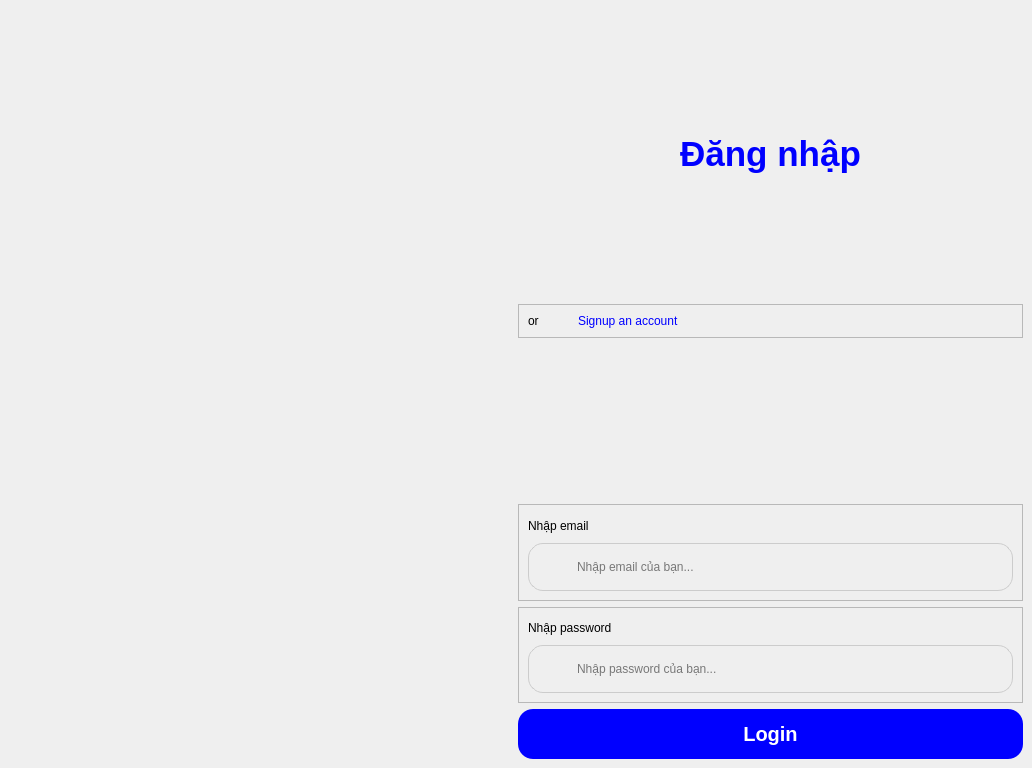
<?xml version="1.0" encoding="UTF-8"?>
<ui version="4.0">
 <class>MainWindow</class>
 <widget class="QMainWindow" name="MainWindow">
  <property name="geometry">
   <rect>
    <x>0</x>
    <y>0</y>
    <width>1032</width>
    <height>768</height>
   </rect>
  </property>
  <property name="windowTitle">
   <string>MainWindow</string>
  </property>
  <widget class="QWidget" name="centralwidget">
   <layout class="QHBoxLayout" name="horizontalLayout" stretch="5,5">
    <property name="leftMargin">
     <number>0</number>
    </property>
    <property name="topMargin">
     <number>0</number>
    </property>
    <property name="rightMargin">
     <number>0</number>
    </property>
    <property name="bottomMargin">
     <number>0</number>
    </property>
    <item>
     <widget class="QLabel" name="label_2">
      <property name="minimumSize">
       <size>
        <width>503</width>
        <height>764</height>
       </size>
      </property>
      <property name="maximumSize">
       <size>
        <width>502</width>
        <height>764</height>
       </size>
      </property>
      <property name="text">
       <string/>
      </property>
      <property name="pixmap">
       <pixmap>C:/Users/ADMIN/Downloads/trainghiemngay-scaled.jpg</pixmap>
      </property>
      <property name="scaledContents">
       <bool>true</bool>
      </property>
     </widget>
    </item>
    <item>
     <widget class="QWidget" name="widget" native="true">
      <layout class="QVBoxLayout" name="verticalLayout" stretch="3,0,0,0,0,0,1,1,1">
       <item>
        <widget class="QLabel" name="label_3">
         <property name="styleSheet">
          <string notr="true">color: blue;
font-size:35px;
font-weight: bold;</string>
         </property>
         <property name="text">
          <string>Đăng nhập</string>
         </property>
         <property name="alignment">
          <set>Qt::AlignCenter</set>
         </property>
        </widget>
       </item>
       <item>
        <widget class="QFrame" name="frame">
         <property name="styleSheet">
          <string notr="true">height: 15px;</string>
         </property>
         <property name="frameShape">
          <enum>QFrame::StyledPanel</enum>
         </property>
         <property name="frameShadow">
          <enum>QFrame::Raised</enum>
         </property>
         <layout class="QHBoxLayout" name="horizontalLayout_2" stretch="1,10">
          <item>
           <widget class="QLabel" name="label_4">
            <property name="text">
             <string>or</string>
            </property>
           </widget>
          </item>
          <item>
           <widget class="QLabel" name="label_5">
            <property name="styleSheet">
             <string notr="true">color: rgb(0, 0, 255);</string>
            </property>
            <property name="text">
             <string>Signup an account</string>
            </property>
           </widget>
          </item>
         </layout>
        </widget>
       </item>
       <item>
        <spacer name="verticalSpacer_4">
         <property name="orientation">
          <enum>Qt::Vertical</enum>
         </property>
         <property name="sizeHint" stdset="0">
          <size>
           <width>20</width>
           <height>40</height>
          </size>
         </property>
        </spacer>
       </item>
       <item>
        <spacer name="verticalSpacer_3">
         <property name="orientation">
          <enum>Qt::Vertical</enum>
         </property>
         <property name="sizeHint" stdset="0">
          <size>
           <width>20</width>
           <height>40</height>
          </size>
         </property>
        </spacer>
       </item>
       <item>
        <spacer name="verticalSpacer_2">
         <property name="orientation">
          <enum>Qt::Vertical</enum>
         </property>
         <property name="sizeHint" stdset="0">
          <size>
           <width>20</width>
           <height>40</height>
          </size>
         </property>
        </spacer>
       </item>
       <item>
        <spacer name="verticalSpacer">
         <property name="orientation">
          <enum>Qt::Vertical</enum>
         </property>
         <property name="sizeHint" stdset="0">
          <size>
           <width>20</width>
           <height>40</height>
          </size>
         </property>
        </spacer>
       </item>
       <item>
        <widget class="QFrame" name="frame_2">
         <property name="frameShape">
          <enum>QFrame::StyledPanel</enum>
         </property>
         <property name="frameShadow">
          <enum>QFrame::Raised</enum>
         </property>
         <layout class="QVBoxLayout" name="verticalLayout_2">
          <item>
           <widget class="QLabel" name="label_6">
            <property name="text">
             <string>Nhập email</string>
            </property>
           </widget>
          </item>
          <item>
           <widget class="QWidget" name="widget_2" native="true">
            <property name="styleSheet">
             <string notr="true">border: 1px solid #ccc;
height: 30px;
border-radius: 15px;</string>
            </property>
            <layout class="QHBoxLayout" name="horizontalLayout_3">
             <item>
              <widget class="QPushButton" name="pushButton_2">
               <property name="styleSheet">
                <string notr="true">border:none;</string>
               </property>
               <property name="text">
                <string/>
               </property>
               <property name="icon">
                <iconset>
                 <normaloff>C:/Users/ADMIN/Downloads/mail_24dp_000000_FILL0_wght400_GRAD0_opsz24.png</normaloff>C:/Users/ADMIN/Downloads/mail_24dp_000000_FILL0_wght400_GRAD0_opsz24.png</iconset>
               </property>
              </widget>
             </item>
             <item>
              <widget class="QLineEdit" name="lineEdit">
               <property name="styleSheet">
                <string notr="true">border:none;
background:transparent;</string>
               </property>
               <property name="placeholderText">
                <string>Nhập email của bạn...</string>
               </property>
              </widget>
             </item>
            </layout>
           </widget>
          </item>
         </layout>
        </widget>
       </item>
       <item>
        <widget class="QFrame" name="frame_3">
         <property name="frameShape">
          <enum>QFrame::StyledPanel</enum>
         </property>
         <property name="frameShadow">
          <enum>QFrame::Raised</enum>
         </property>
         <layout class="QVBoxLayout" name="verticalLayout_3">
          <item>
           <widget class="QLabel" name="label_7">
            <property name="text">
             <string>Nhập password</string>
            </property>
           </widget>
          </item>
          <item>
           <widget class="QWidget" name="widget_3" native="true">
            <property name="styleSheet">
             <string notr="true">border: 1px solid #ccc;
height: 30px;
border-radius: 15px;</string>
            </property>
            <layout class="QHBoxLayout" name="horizontalLayout_4">
             <item>
              <widget class="QPushButton" name="pushButton_3">
               <property name="styleSheet">
                <string notr="true">border:none;</string>
               </property>
               <property name="text">
                <string/>
               </property>
               <property name="icon">
                <iconset>
                 <normaloff>C:/Users/ADMIN/Downloads/lock_24dp_000000_FILL0_wght400_GRAD0_opsz24.png</normaloff>C:/Users/ADMIN/Downloads/lock_24dp_000000_FILL0_wght400_GRAD0_opsz24.png</iconset>
               </property>
              </widget>
             </item>
             <item>
              <widget class="QLineEdit" name="lineEdit_2">
               <property name="styleSheet">
                <string notr="true">border:none;
background:transparent;</string>
               </property>
               <property name="placeholderText">
                <string>Nhập password của bạn...</string>
               </property>
              </widget>
             </item>
            </layout>
           </widget>
          </item>
         </layout>
        </widget>
       </item>
       <item>
        <widget class="QPushButton" name="pushButton">
         <property name="styleSheet">
          <string notr="true">height: 50px;
background-color: rgb(0, 0, 255);
border:none;
font-size: 20px;
color:white;
font-weight: bold;
border-radius: 15px;</string>
         </property>
         <property name="text">
          <string>Login</string>
         </property>
        </widget>
       </item>
      </layout>
     </widget>
    </item>
   </layout>
  </widget>
 </widget>
 <resources/>
 <connections/>
</ui>
